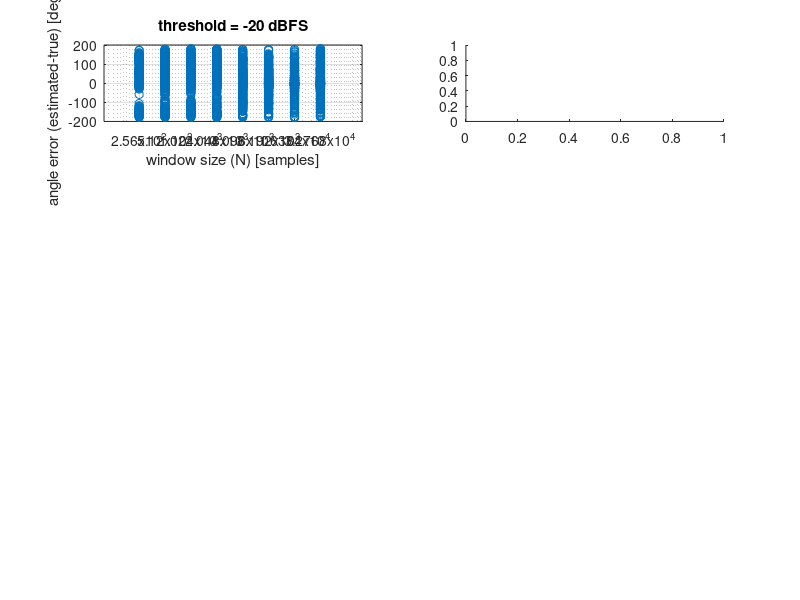

Write the MATLAB code that produced this figure. (Note: this script raises an error after producing the figure.)
%load('points.mat');
load('points_seb_geo_tunning.mat');
%load('points_seb_srp_tunning.mat');
%load('points_jfmp_geo_tunning.mat');
%load('points_jfmp_srp_tunning.mat');

%N = [ 256 512 1024 2048 4096 8192 16384 32768 ];
%position_vec = [ 0 160 -135 -70 ];

%th_min = -30;
%th_step = 5;
%th_max = -10;
%th = th_min:th_step:th_max;

% xx = ones(length(th),1) * N ;
% yy = th' * ones(1, length(N));

% surf(xx, yy, err_mtx)
% surf(xx, yy, xx)

% xlabel('N')
% ylabel('th')
% zlabel('error')

% m = 1;
m = find( th == -20 );
%n = 1;
n = find( N == 16384 ) ;

%err = zeros(13, 420);
%err = cell2mat(ang_cell{m,n}(:)) - cell2mat(true_ang_cell{m,n}(:));

clf

% subplot(4,2,1)
% plot( ang_cell{m,n},'*');
% subplot(4,2,2)
% boxplot( ang_cell{m,n}, 'notch', 'on' )


col = @(x)reshape(x,numel(x),1); % function to reshape any matrix to a column vector
row = @(x)reshape(x,1,numel(x)); % function to reshape any matrix to a row vector
cell2col    = @(C)col( cell2mat(row(C)) ); % function to convert cells to a single column vector
cell2row    = @(C)row( cell2mat(row(C)) ); % function to convert cells to a single row vector

cell2counts = @(C)row( cellfun(@(x)sum(~isnan(x)),C) ); % function to count valid points in cells. Returns a row vector.

% functions to get a column[/row] vector with the id of the cells (id's are arbitrary increasing numbers)
cellid2col = @(C)col( cell2mat( arrayfun(@(I)I*ones(numel(C{I}),1),col(1:numel(C)),'uni',0) ) );
cellid2row = @(C)row( cell2mat( arrayfun(@(I)I*ones(numel(C{I}),1),col(1:numel(C)),'uni',0) ) );

selectbyid = @(M,Mid,id) M( find( Mid == id ) ) ;
medianrow  = @(M,Mid) row( arrayfun( @(x)median( selectbyid(M,Mid,x), 'omitnan' ) , unique(Mid) ) ) ;
meanrow    = @(M,Mid) row( arrayfun( @(x)  mean( selectbyid(M,Mid,x), 'omitnan' ) , unique(Mid) ) ) ;
varrow     = @(M,Mid) row( arrayfun( @(x)   var( selectbyid(M,Mid,x), 'omitnan' ) , unique(Mid) ) ) ;
stdrow     = @(M,Mid) row( arrayfun( @(x)   std( selectbyid(M,Mid,x), 'omitnan' ) , unique(Mid) ) ) ;


plot2=@(C,varargin)plot( cellid2col(C), cell2col(C), varargin{:} );
plot3=@(C,X,varargin)plot( X(cellid2col(C)), cell2col(C), varargin{:} );
boxplot2=@(C,varargin)boxplot( cell2row(C), cellid2row(C) , varargin{:} );
boxplot3=@(C,X,varargin)boxplot( cell2row(C), X(cellid2row(C)) , varargin{:} );


angles      = cell2col(   ang_cell(m,:) );
true_angles = cell2col(   true_ang_cell(m,:) );
counts      = cell2counts(   ang_cell(m,:) );
err = angles - true_angles ;
err = err + 360 * (err <= -180) ;
err = err - 360 * (err > 180) ;
ids         = cellid2col( ang_cell(m,:) );
x = N(ids) ;
err_medians = medianrow(err,ids) ;
err_means   =   meanrow(err,ids) ;
err_var     =    varrow(err,ids) ;
err_std     =    stdrow(err,ids) ;

subplot(4,2,1)
%plot(x,angles,'o')
plot(x,err,'o')
%plot2( ang_cell(m,:), 'o' )
%plot3( ang_cell(m,:), N, 'o' )
set(gca,'xscale','log')
set(gca,'xtick',N, 'XMinorTick','off')
grid on
xlabel('window size (N) [samples]')
ylabel('angle error (estimated-true) [degrees]')
title(sprintf('threshold = %d dBFS',th(m)))

subplot(4,2,2)
%boxplot( angles, x, 'notch', 'on' )
%boxplot( err, x, 'notch', 'on' )
boxplot( err, x, 'notch', 'on', 'Widths', .8*counts/max(counts)+.0001 )
%boxplot2( ang_cell(m,:), 'notch', 'on' )
%boxplot3( ang_cell(m,:), N, 'notch', 'on' )
grid on
xlabel('window size (N) [samples]')
ylabel('angle error (estimated-true) [degrees]')
title(sprintf('threshold = %d dBFS \n Box widths are proportional to sample size.',th(m)))
set(gca,'ytick',[-180 -90 0 90 180])

subplot(4,2,3)
plot( N', [err_medians' err_means' err_var'/1000 err_std'], '*-' )
grid on
set(gca,'xscale','log')
set(gca,'xtick',N, 'XMinorTick','off','XMinorGrid','off')
set(gca,'xlim',[min(N) max(N)])
xlabel('window size (N) [samples]')
ylabel('angle error medians/mean/var [degrees]')
title(sprintf('threshold = %d dBFS',th(m)))
legend('median','mean','variance/1000','std')
%set(gca,'ytick',[-180 -90 0 90 180])
set(gca,'ytick',[-180:45:180])

subplot(4,2,4)
plot( N, counts/max(counts)*100, '*-' )
grid on
set(gca,'xscale','log')
set(gca,'xtick',N, 'XMinorTick','off','XMinorGrid','off')
set(gca,'xlim',[min(N) max(N)])
xlabel('window size (N) [samples]')
ylabel('phrases detected [%]')
title(sprintf('threshold = %d dBFS',th(m)))


angles      = cell2col(   ang_cell(:,n) );
true_angles = cell2col(   true_ang_cell(:,n) );
counts      = cell2counts(   ang_cell(:,n) );
err = angles - true_angles ;
err = err + 360 * (err <= -180) ;
err = err - 360 * (err > 180) ;
ids         = cellid2col( ang_cell(:,n) );
x = th(ids) ;
err_medians = medianrow(err,ids) ;
err_means   =   meanrow(err,ids) ;
err_var     =    varrow(err,ids) ;
err_std     =    stdrow(err,ids) ;


 
subplot(4,2,5)
%plot(x,angles,'o')
plot(x,err,'o')
%plot2( ang_cell(:,n), 'o' )
%plot3( true_ang_cell(:,n), th, 'o' )
grid on
xlabel('threshold [dBFS]')
ylabel('angle error (estimated-true) [degrees]')
title(sprintf('window size = %d samples',N(n)))

subplot(4,2,6)
%boxplot( angles, x, 'notch', 'on' )
%boxplot( err, x, 'notch', 'on' )
boxplot( err, x, 'notch', 'on', 'Widths', .8*counts/max(counts)+.0001 )
%boxplot2( ang_cell(:,n), 'notch', 'on' )
%boxplot3( true_ang_cell(:,n), th, 'notch', 'on' )
grid on
xlabel('threshold [dBFS]')
ylabel('angle error (estimated-true) [degrees]')
title(sprintf('window size = %d samples \n Box widths are proportional to sample size.',N(n)))
set(gca,'ytick',[-180 -90 0 90 180])

subplot(4,2,7)
plot(th,err_medians,'*-')
plot( th', [err_medians' err_means' err_var'/1000 err_std'], '*-' )
grid on
xlabel('threshold [dBFS]')
ylabel('angle error medians/means/var [degrees]')
title(sprintf('window size = %d samples',N(n)))
legend('median','mean','variance/1000','std')
%set(gca,'ytick',[-180 -90 0 90 180])
set(gca,'ytick',[-180:45:180])


subplot(4,2,8)
plot(th,counts/max(counts)*100,'*-')
grid on
xlabel('threshold [dBFS]')
ylabel('phrases detected [%]')
title(sprintf('window size = %d samples',N(n)))
